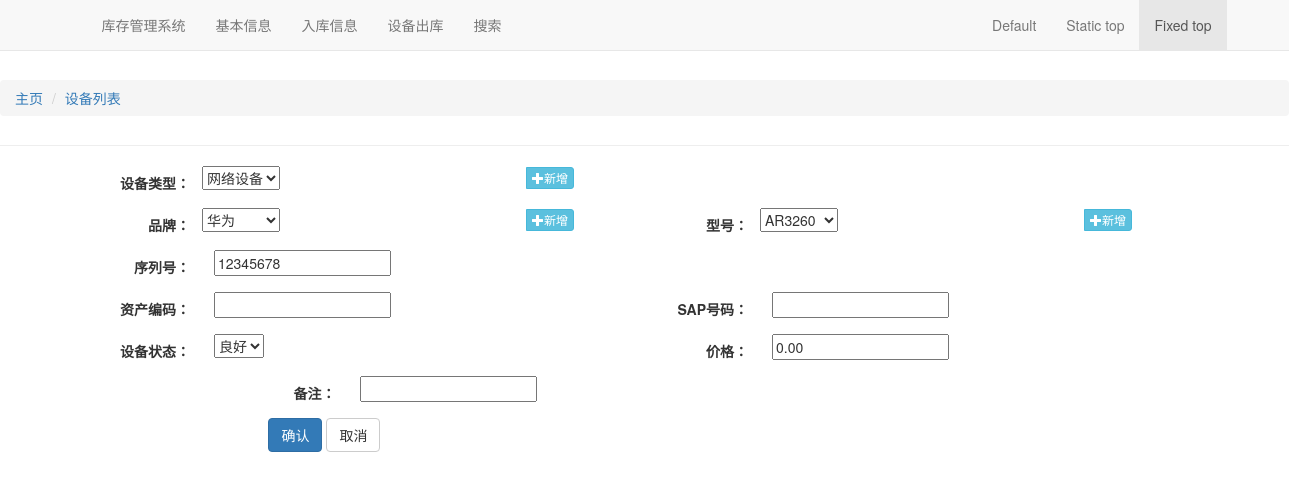
The page /asset/device/1/ on the database its author committed.
### asset/models.py (models this page shows, shortened)
class Device(CommonInfo):
    status_choice = (
        (1, '在库中'),
        (2, '已出库'),
    )
    good_choice = (
        (1, '故障'),
        (5, '良好'),
    )
    brand = models.ForeignKey(Wordbook,
                              blank=True,
                              on_delete=models.SET_NULL,
                              related_name='device_brands',
                              null=True,
                              verbose_name="名称")
    model = models.ForeignKey(Wordbook,
                              blank=True,
                              on_delete=models.SET_NULL,
                              related_name='device_models',
                              null=True,
                              verbose_name="型号")
    sn = models.CharField(max_length=100, verbose_name="设备编码", db_index=True)
    classification = models.ForeignKey(Wordbook,
                                       blank=True,
                                       on_delete=models.SET_NULL,
                                       related_name='device_classifications',
                                       null=True,
                                       verbose_name="类型")
    good = models.IntegerField(default=5,
                               choices=good_choice,
                               verbose_name="设备状态")
    value = models.DecimalField(default=0,
                                max_digits=10,
                                decimal_places=2,
                                verbose_name="价格")
    asset = models.CharField(max_length=100,
                             blank=True,
                             null=True,
                             verbose_name="资产编码")
    sap = models.CharField(max_length=100,
                           blank=True,
                           null=True,
                           verbose_name="SAP")
    status = models.IntegerField(default=1,
                                 choices=status_choice,
                                 verbose_name="状态")
    warehouse = models.ForeignKey(Warehouse,
                                  on_delete=models.SET_NULL,
                                  blank=True,
                                  null=True,
                                  verbose_name="所在库房")
    location = models.CharField(max_length=50,
                                blank=True,
                                null=True,
                                verbose_name="位置")
    class Meta:
        verbose_name = '设备表'
        verbose_name_plural = '设备表'

### asset/views.py (the view)
# urls.py: path('device/<int:pk>/', DeviceUpdate.as_view(), name='edit_device'),
class DeviceUpdate(UpdateView):
    model = Device
    form_class = DeviceForm

### asset/forms.py
class DeviceForm(ModelForm):
    class Meta:
        model = Device
        exclude = []

### basic/models.py (called while the page is built)
    def __str__(self):
        return self.name

### templates/asset/device_form.html (shortened to what this page needs)
{% extends 'base.html' %}
{% block breadcrumb %}
<li id="orbit"><a href="{%url 'asset:devices' %}">设备列表</a></li>
{% endblock %}
{% block maincontent %}
<div id="data">
    <form id="deviceForm" class="form-horizontal container" method="post" action="#">
        <div class="row">
            {% if form.classification.errors %}
            <div class="form-group col-md-6 has-warning">
                {% else %}
                <div class="form-group col-md-6">
                    {% endif %}
                    <label for="{{ form.classification.id_for_label }}"
                        class="col-sm-3 control-label"><strong>设备类型：</strong></label>
                    <div class="col-sm-8 input-group">
                        {{ form.classification }}
                        <span class="input-group-btn">
                            <button class="btn btn-info btn-xs" type="button" data-toggle="modal"
                                data-target="#addDeviceTypeModel">
                                <span class="glyphicon glyphicon-plus"></span>新增
                            </button>
                        </span>
                    </div>
                </div>
            </div>
            <div class="row">
                {% if form.brand.errors %}
                <div class="form-group col-md-6 has-warning">
                    {% else %}
                    <div class="form-group col-md-6">
                        {% endif %}
                        <label for="{{ form.brand.id_for_label }}"
                            class="col-sm-3 control-label"><strong>品牌：</strong></label>
                        <div class="col-sm-8 input-group">
                            {{ form.brand }}
                            <span class="input-group-btn">
                                <button class="btn btn-info btn-xs" type="button" data-toggle="modal"
                                    data-target="#addDeviceBrandModel">
                                    <span class="glyphicon glyphicon-plus"></span>新增
                                </button>
                            </span>
                        </div>
                    </div>
                    {% if form.model.errors %}
                    <div class="form-group col-md-6 has-warning">
                        {% else %}
                        <div class="form-group col-md-6">
                            {% endif %}
                            <label for="{{ form.model.id_for_label }}"
                                class="col-sm-3 control-label"><strong>型号：</strong></label>
                            <div class="col-sm-8 input-group">
                                {{ form.model }}
                                <span class="input-group-btn">
                                    <button class="btn btn-info btn-xs" type="button" data-toggle="modal"
                                        data-target="#addDeviceModelModel">
                                        <span class="glyphicon glyphicon-plus"></span>新增
                                    </button>
                                </span>
                            </div>
                        </div>
                    </div>
                    <div class="row">
                        {% if form.sn.errors %}
                        <div class="form-group col-md-6 has-warning">
                            {% else %}
                            <div class="form-group col-md-6">
                                {% endif %}
                                <label for="{{ form.sn.id_for_label }}"
                                    class="col-sm-3 control-label"><strong>序列号：</strong></label>
                                <div class="col-sm-8">
                                    {{ form.sn }}
                                </div>
                            </div>
                        </div>
                        <div class="row">
                            {% if form.asset.errors %}
                            <div class="form-group col-md-6 has-warning">
                                {% else %}
                                <div class="form-group col-md-6">
                                    {% endif %}
                                    <label for="{{ form.asset.id_for_label }}"
                                        class="col-sm-3 control-label">资产编码：</label>
                                    <div class="col-sm-8">
                                        {{ form.asset }}
                                    </div>
                                </div>
                                {% if form.sap.errors %}
                                <div class="form-group col-md-6 has-warning">
                                    {% else %}
                                    <div class="form-group col-md-6">
                                        {% endif %}
                                        <label for="{{ form.sap.id_for_label }}"
                                            class="col-sm-3 control-label">SAP号码：</label>
                                        <div class="col-sm-8">
                                            {{ form.sap }}
                                        </div>
                                    </div>
                                </div>
                                <div class="row">
                                    {% if form.good.errors %}
                                    <div class="form-group col-md-6 has-warning">
                                        {% else %}
                                        <div class="form-group col-md-6">
                                            {% endif %}
                                            <label for="{{ form.good.id_for_label }}"
                                                class="col-sm-3 control-label">设备状态：</label>
                                            <div class="col-sm-8">
                                                {{ form.good }}
                                            </div>
                                        </div>
                                        {% if form.value.errors %}
                                        <div class="form-group col-md-6 has-warning">
                                            {% else %}
                                            <div class="form-group col-md-6">
                                                {% endif %}
                                                <label for="{{ form.value.id_for_label }}"
                                                    class="col-sm-3 control-label">价格：</label>
                                                <div class="col-sm-8">
                                                    {{ form.value }}
                                                </div>
                                            </div>
                                        </div>
                                        <div class="row">
                                            {% if form.description.errors %}
                                            <div class="form-group has-warning">
                                                {% else %}
                                                <div class="form-group ">
                                                    {% endif %}
                                                    <label for="{{ form.description.id_for_label }}"
                                                        class="col-sm-3 control-label">备注：</label>
                                                    <div class="col-sm-8">
                                                        {{ form.description }}
                                                    </div>
                                                </div>
                                            </div>
                                            <div class="form-group">
                                                <div class="col-sm-offset-2 col-sm-11">
                                                    <button id="oper" type="submit" class="btn btn-primary">确认</button>
                                                    <button type="button" class="btn btn-default">取消</button>
                                                </div>
                                            </div>
    </form>
</div>
{% endblock maincontent%}

### rows shown on the page
Device: classification "网络设备", brand "华为", model "AR3260", sn "12345678", good "良好", value "0.00"
